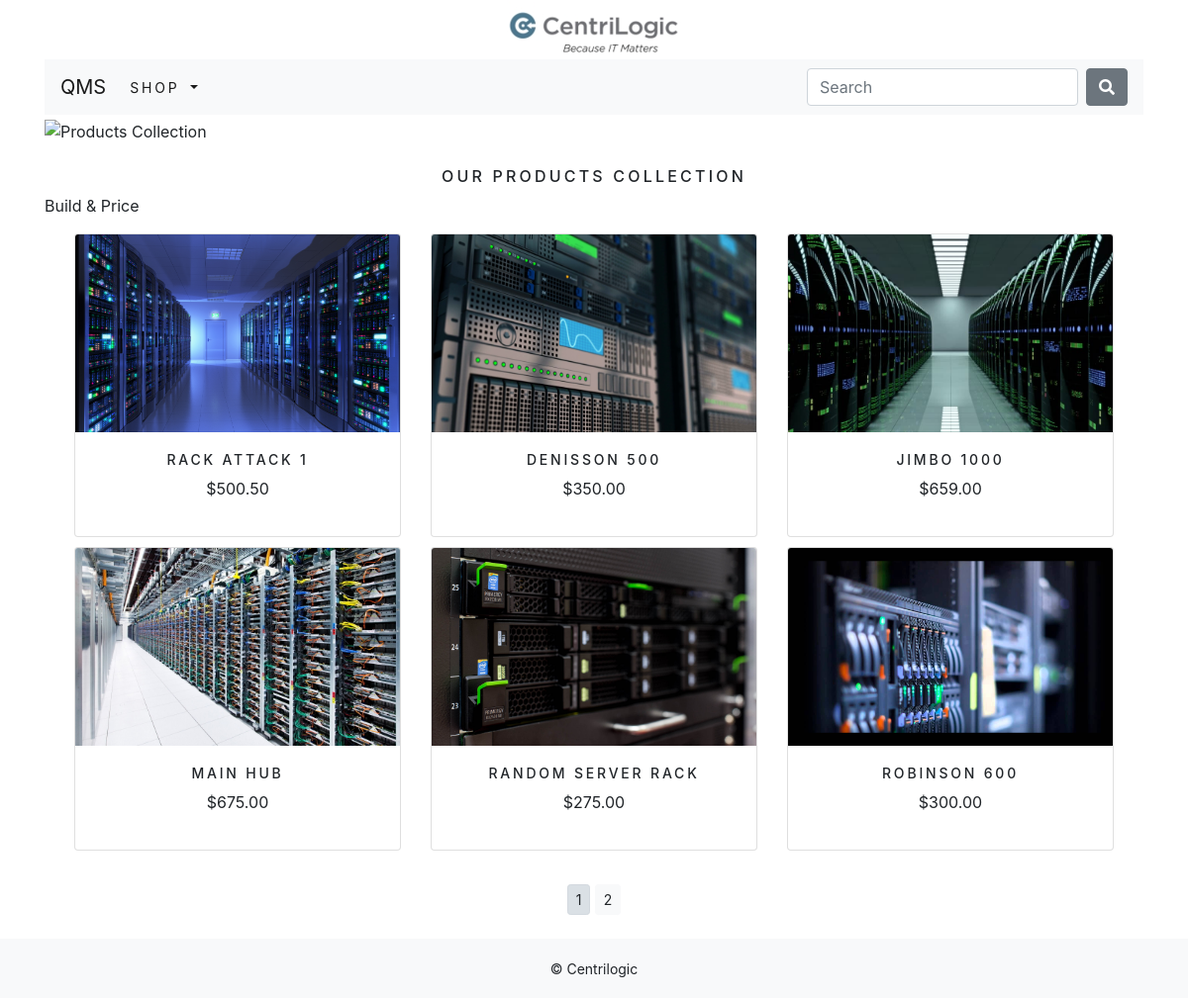
The app's page /shop/ with its own data.
### shop/models.py (models this page shows, shortened)
class Product(models.Model):
    name = models.CharField(max_length=250, unique=True)
    slug = models.SlugField(max_length=250, unique=True)
    description = models.TextField(blank=True)
    category = models.ForeignKey(Category, on_delete=models.CASCADE)
    price = models.DecimalField(max_digits=10, decimal_places=2)
    image = models.ImageField(upload_to='product', blank=True)
    stock = models.IntegerField()
    available = models.BooleanField(default=True)
    created = models.DateTimeField(auto_now_add=True)
    updated = models.DateTimeField(auto_now=True)
    class Meta:
        ordering = ('name',)
        verbose_name = 'product'
        verbose_name_plural = 'products'
    def get_url(self):
        return reverse('shop:ProductCatDetail', args=[self.category.slug, self.slug])

### shop/views.py (the view)
# urls.py: path('', views.allProdCat, name='allProdCat'),
def allProdCat(request, c_slug=None):
    c_page = None
    products_list = None
    if c_slug != None:
        c_page = get_object_or_404(Category, slug=c_slug)
        products_list = Product.objects.filter(category=c_page, available=True)
    else:
        products_list = Product.objects.all().filter(available=True)
    ''' paginator code '''
    paginator = Paginator(products_list, 6)
    try:
        page = int(request.GET.get('page', '1'))
    except:
        page = 1
    try:
        products = paginator.page(page)
    except (EmptyPage, InvalidPage):
        products = paginator.page(paginator.num_pages)
    return render(request, 'shop/category.html', {'category':c_page, 'products':products})

### cart/context_processors.py (called while the page is built)
def counter(request):
    item_count = 0
    if 'admin' in request.path:
        return{}
    else:
        try:
            cart = Cart.objects.filter(cart_id=_cart_id(request))
            cart_items = CartItem.objects.all().filter(cart=cart[:1])
            for item in cart_items:
                item_count += item.quantity
        except Cart.DoesNotExist:
            item_count = 0
    return dict(item_count = item_count)

### cart/views.py (called while the page is built)
def _cart_id(request):
    cart = request.session.session_key
    if not cart:
        cart = request.session.create()
    return cart

### shop/context_processors.py (called while the page is built)
def menu_links(request):
    links = Category.objects.all()
    return dict(links=links)

### shop/models.py (called while the page is built)
    def get_url(self):
        return reverse('shop:products_by_category', args=[self.slug])

### shop/templates/shop/category.html (shortened to what this page needs)
{% extends "base.html" %}
{% load staticfiles %}
{% block content %}
    <div class="mx-auto">
    {% if category %}
        <img class="my_image" src="{{ category.image.url }}" alt="{{ category.name }}" />
        </div>
        <br />
        <div>
            <h1 class="text-center my_title">{{ category.name }}</h1>
            <p class="text-justify">{{ category.description }}</p>
        </div>
    {% else %}
        <img class="my_image my_image_padding" src="{% static 'img/banner.jpg' %}" alt="Products Collection">
        </div>
        <br />
        <div>
            <h1 class="text-center my_title">Our Products Collection</h1>
            <p class="text-justify">Build & Price</p>
        </div>
    {% endif %}
    <div class="container">
        <div class="row mx-auto">
            {% for product in products.object_list %}
                <div class="my_bottom_margin col-9 col-sm-12 col-md-4 col-md-12 col-lg-4">
                    <div class="card text-center" style="min-width: 18rem;">
                        <a href="{{ product.get_url }}"><img class="card-img-top my_image" style="height: 200px" src="{{ product.image.url }}" alt ="{{ product.name }}"></a>
                        <div class="card-body">
                            <h4>{{ product.name }}</h4>
                            <p>${{ product.price }}</p>
                        </div>
                    </div>
                </div>
            {% endfor %}
        </div>
        <div class="mx-auto">
            {% if products.paginator.num_pages > 1 %}
                <br>
                <div class="text-center">
                    {% for pg in products.paginator.page_range %}
                        <a href="?page={{ pg }}" class="btn btn-light btn-sm {% if products.number == pg %} active {% endif %}">{{ pg }}</a>
                    {% endfor %}
                </div>
            {% endif %}
        </div>
        <br>
    </div>
{% endblock content %}

### shop/templates/base.html (shortened to what this page needs)
{% load staticfiles %}
<!DOCTYPE html>
<html lang="en">
<head>
    <link rel="stylesheet" href="{% static 'css/custom.css' %}">
    <link rel="stylesheet" href="{% static 'css/bootstrap.min.css' %}">
    <link rel="stylesheet" href="{% static "fontawesome/css/fontawesome-all.min.css" %}">
</head>
<body>
    <div class='container'>
        {% include 'header.html' %}
        {% include 'navbar.html' %}
        {% block content %}
        {% endblock %}
    </div>
        {% include 'footer.html' %}
</body>
</html>

### shop/templates/header.html
{% load staticfiles %}
<header>
    <center>
        <a href="{% url 'shop:allProdCat' %}">
            <img src="{% static 'img/logo.jpg' %}" alt="Pefect Server Store">
        </a>
    </center>
</header>

### shop/templates/navbar.html (shortened to what this page needs)
<nav class="navbar navbar-expand-lg navbar-light bg-light">
  <a class="navbar-brand" href="#">QMS</a>
  <div class="collapse navbar-collapse" id="navbarSupportedContent">
    <ul class="navbar-nav mr-auto">
      <li class="nav-item dropdown {% if 'shop' in request.path %} active {% endif %}">
        <a class="nav-link dropdown-toggle" href="#" id="navbarDropdown" role="button" data-toggle="dropdown" aria-haspopup="true" aria-expanded="false">
          Shop
        </a>
      </li>
    </ul>
    <form class="form-inline my-2 my-lg-0" action="{% url 'search_app:searchResult' %}" method="get">
      <input class="form-control mr-sm-2" type="search" placeholder="Search" aria-label="Search" name="q">
      <button class="btn btn-secondary my-2 my-sm-0" type="submit"><i class="fas fa-search"></i></button>
    </form>
  </div>
</nav>

### shop/templates/footer.html
<div class="footer navbar-fixed-bottom my_footer">
    <p class="text-center">&copy; Centrilogic</p>
</div>

### static/css/custom.css (style rules this page uses)
body { font-family: 'Roboto', sans-serif; }
.nav-item { letter-spacing: .2em; font-size: 14px; text-transform: uppercase; }
.my_footer { background-color: #f8f9fa; height: 60px; }
.my_footer p { padding-top: 20px; font-size: 14px; }
.my_image { width: 100%; height: auto; }
.my_title { font-size: 16px; text-transform: uppercase; letter-spacing: .2em; }
.my_image_padding { padding-top: 5px; }
.my_bottom_margin { margin-bottom: 10px; }
.card-body h4 { font-size: 14px; text-transform: uppercase; letter-spacing: .2em; }

### records on screen
Product: image (picture), name "RACK ATTACK 1", price "500.50"
Product: image (picture), name "DENISSON 500", price "350.00"
Product: image (picture), name "JIMBO 1000", price "659.00"
Product: image (picture), name "MAIN HUB", price "675.00"
Product: image (picture), name "RANDOM SERVER RACK", price "275.00"
Product: image (placeholder picture), name "ROBINSON 600", price "300.00"

### other values on screen
{{ pg }} "1" "2"
